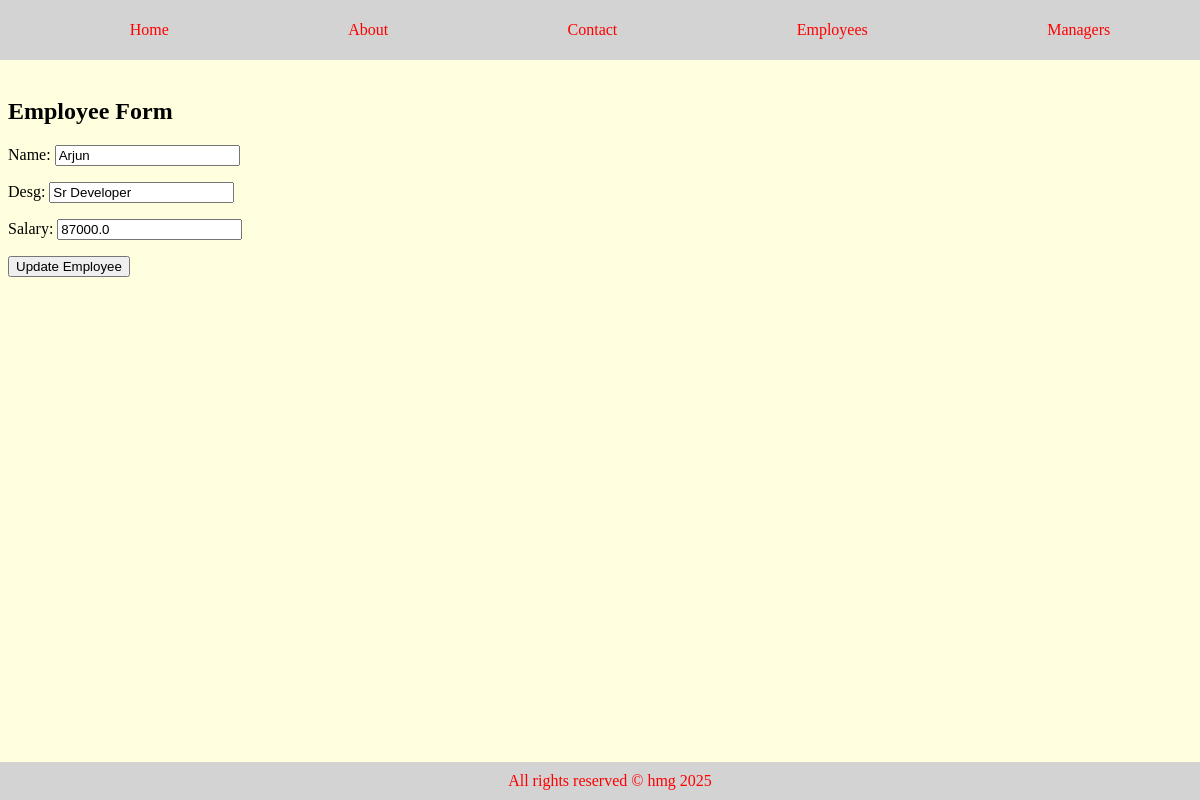
Page /update/3 on the committed database.
### employee/models.py (models this page shows, shortened)
class Employee(models.Model):
    name=models.CharField(max_length=30)
    desg=models.CharField(max_length=50)
    salary=models.FloatField(default=25000)

### employee/views.py (the view, shortened to what this page needs)
# urls.py: path('update/<int:id>',views.empupdate),
def empupdate(request,id):
    record=Employee.objects.filter(id=id).first()
    if record is None:
        return HttpResponse("No record found with id "+str(id))
    if request.method=="GET":
        form=EmployeeForm(instance=record)
        return render(request,'empupdate.html',{'form':form})

### employee/forms.py
class EmployeeForm(forms.ModelForm):
    class Meta:
        model=Employee
        fields='__all__'#['name','desg']

### employee/templates/empupdate.html (shortened to what this page needs)
{% extends 'base.html' %}
{% block content %}
    <h2>Employee Form</h2>
    <form method="POST">
        {{ form.as_p }}
        <button type="submit">Update Employee</button>
    </form>
{% endblock %}

### static/css/style.css (style rules this page uses)
body { padding: 70px 0 50px; background-color: lightyellow; }

### rows in the picture
Employee: name "Arjun", desg "Sr Developer", salary "87000.0"
